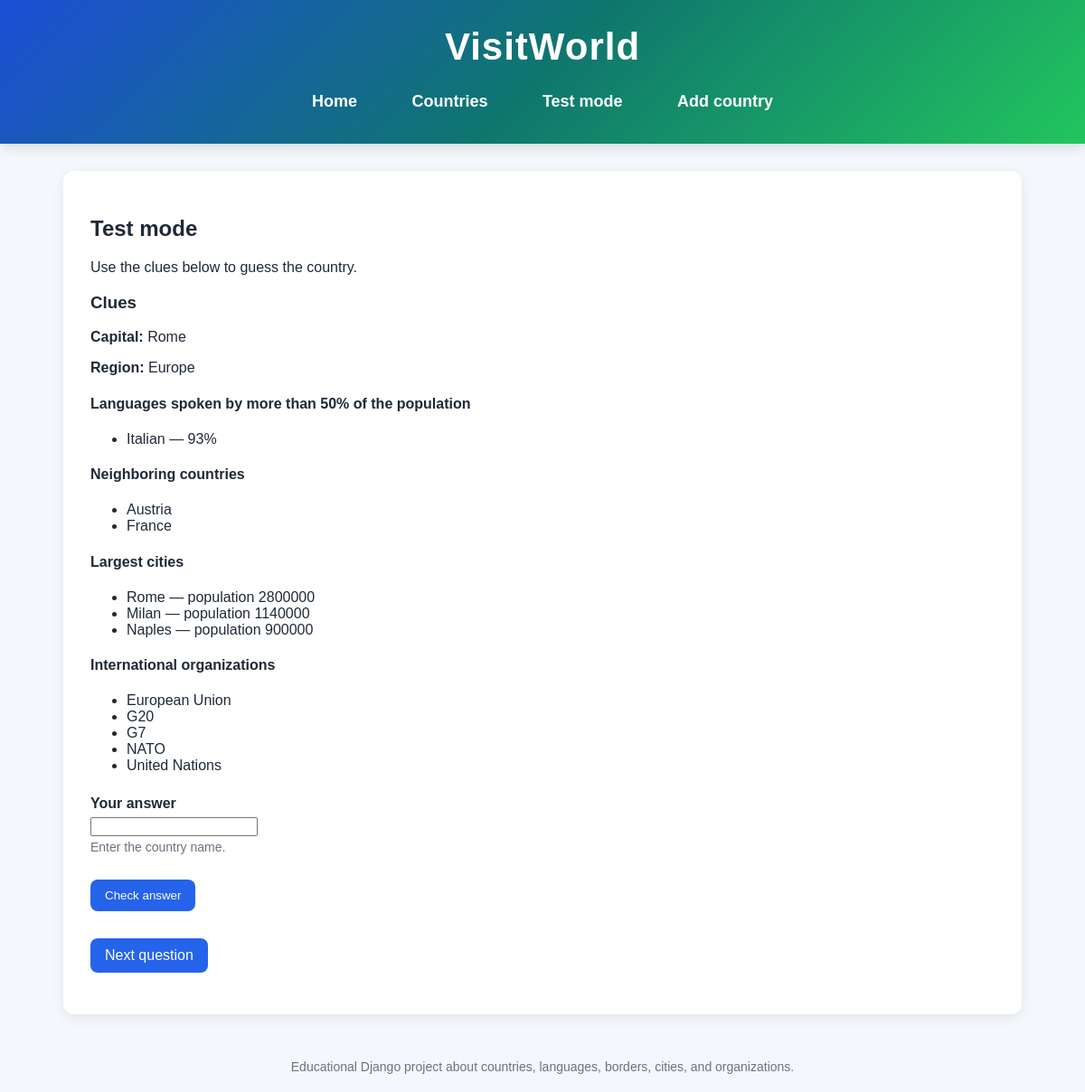
The page /test/4/ on the database its author committed.
### countries/models.py (models this page shows, shortened)
class Country(models.Model):
    REGION_CHOICES = [
        ("Europe", "Europe"),
        ("Asia", "Asia"),
        ("Africa", "Africa"),
        ("North America", "North America"),
        ("South America", "South America"),
        ("Oceania", "Oceania"),
    ]
    name = models.CharField(max_length=100, unique=True)
    capital = models.CharField(max_length=100)
    population = models.PositiveBigIntegerField()
    area = models.PositiveIntegerField(help_text="Area in square kilometers")
    region = models.CharField(max_length=30, choices=REGION_CHOICES)
    description = models.TextField(blank=True)
    image_url = models.URLField(blank=True)
    neighbors = models.ManyToManyField(
        "self",
        blank=True,
        symmetrical=True,
    )
    organizations = models.ManyToManyField(
        Organization,
        blank=True,
        related_name="countries",
    )
    class Meta:
        ordering = ["name"]

class Language(models.Model):
    country = models.ForeignKey(
        Country,
        on_delete=models.CASCADE,
        related_name="languages",
    )
    name = models.CharField(max_length=100)
    speakers_percent = models.PositiveIntegerField()
    class Meta:
        ordering = ["-speakers_percent", "name"]
        unique_together = ("country", "name")

class City(models.Model):
    country = models.ForeignKey(
        Country,
        on_delete=models.CASCADE,
        related_name="cities",
    )
    name = models.CharField(max_length=100)
    population = models.PositiveIntegerField()
    class Meta:
        ordering = ["-population", "name"]
        unique_together = ("country", "name")

class Organization(models.Model):
    name = models.CharField(max_length=100, unique=True)
    description = models.TextField(blank=True)
    class Meta:
        ordering = ["name"]

### countries/views.py (the view)
# urls.py: path("test/<int:country_id>/", views.test_country, name="test_country"),
def test_country(request, country_id):
    country = get_object_or_404(Country, pk=country_id)
    result_message = None
    if request.method == "POST":
        form = TestAnswerForm(request.POST)
        if form.is_valid():
            answer = form.cleaned_data["answer"].strip().lower()
            correct_name = country.name.strip().lower()
            if answer == correct_name:
                result_message = "Correct!"
            else:
                result_message = f"Wrong answer. The correct answer is {country.name}."
    else:
        form = TestAnswerForm()
    next_country = (
        Country.objects.filter(id__gt=country.id).order_by("id").first()
    )
    if next_country is None:
        next_country = Country.objects.order_by("id").first()
    context = {
        "country": country,
        "form": form,
        "result_message": result_message,
        "next_country": next_country,
    }
    return render(request, "countries/test_mode.html", context)

### countries/forms.py (shortened to what this page needs)
class TestAnswerForm(forms.Form):
    answer = forms.CharField(
        max_length=100,
        label="Your answer",
        help_text="Enter the country name.",
        error_messages={"required": "Please enter a country name."},
    )

### countries/templates/countries/test_mode.html (shortened to what this page needs)
{% extends "countries/base.html" %}
{% block content %}
    <h2>Test mode</h2>
    <p>Use the clues below to guess the country.</p>
    {% if country %}
        <h3>Clues</h3>
        <p><strong>Capital:</strong> {{ country.capital }}</p>
        <p><strong>Region:</strong> {{ country.region }}</p>
        <h4>Languages spoken by more than 50% of the population</h4>
        <ul>
            {% for language in country.languages.all %}
                {% if language.speakers_percent > 50 %}
                    <li>{{ language.name }} — {{ language.speakers_percent }}%</li>
                {% endif %}
            {% empty %}
                <li>No language data available.</li>
            {% endfor %}
        </ul>
        <h4>Neighboring countries</h4>
        <ul>
            {% for neighbor in country.neighbors.all %}
                <li>{{ neighbor.name }}</li>
            {% empty %}
                <li>No neighboring countries listed.</li>
            {% endfor %}
        </ul>
        <h4>Largest cities</h4>
        <ul>
            {% for city in country.cities.all %}
                <li>{{ city.name }} — population {{ city.population }}</li>
            {% empty %}
                <li>No city data available.</li>
            {% endfor %}
        </ul>
        <h4>International organizations</h4>
        <ul>
            {% for organization in country.organizations.all %}
                <li>{{ organization.name }}</li>
            {% empty %}
                <li>No organizations listed.</li>
            {% endfor %}
        </ul>
        <form method="post" style="margin-top: 24px;">
            {% for field in form %}
                <div style="margin-bottom: 18px;">
                    <label for="{{ field.id_for_label }}" style="display: block; font-weight: bold; margin-bottom: 6px;">
                        {{ field.label }}
                    </label>
                    <div>{{ field }}</div>
                    {% if field.help_text %}
                        <div style="font-size: 14px; color: #6b7280; margin-top: 4px;">
                            {{ field.help_text }}
                        </div>
                    {% endif %}
                </div>
            {% endfor %}
            <button type="submit" class="button-link" style="border: none; cursor: pointer;">
                Check answer
            </button>
        </form>
        {% if next_country %}
            <p style="margin-top: 20px;">
                <a class="button-link" href="{% url 'test_country' next_country.id %}">
                    Next question
                </a>
            </p>
        {% endif %}
    {% else %}
        <p>No countries are available for the test yet.</p>
    {% endif %}
{% endblock %}

### countries/templates/countries/base.html (style rules this page uses)
body { font-family: Arial, sans-serif; margin: 0; background-color: #f4f7fb; color: #1f2937; }
.button-link { display: inline-block; padding: 10px 16px; background-color: #2563eb; color: white; text-decoration: none; border-radius: 8px; margin-top: 10px; }

### rows shown on the page
Country: capital "Rome", region "Europe"
Language: name "Italian", speakers_percent "93"
Country: name "Austria"
Country: name "France"
City: name "Rome", population "2800000"
City: name "Milan", population "1140000"
City: name "Naples", population "900000"
Organization: name "European Union"
Organization: name "G20"
Organization: name "G7"
Organization: name "NATO"
Organization: name "United Nations"

### other values the page prints
{{ field.label }} "Your answer"
{{ field.help_text }} "Enter the country name."
